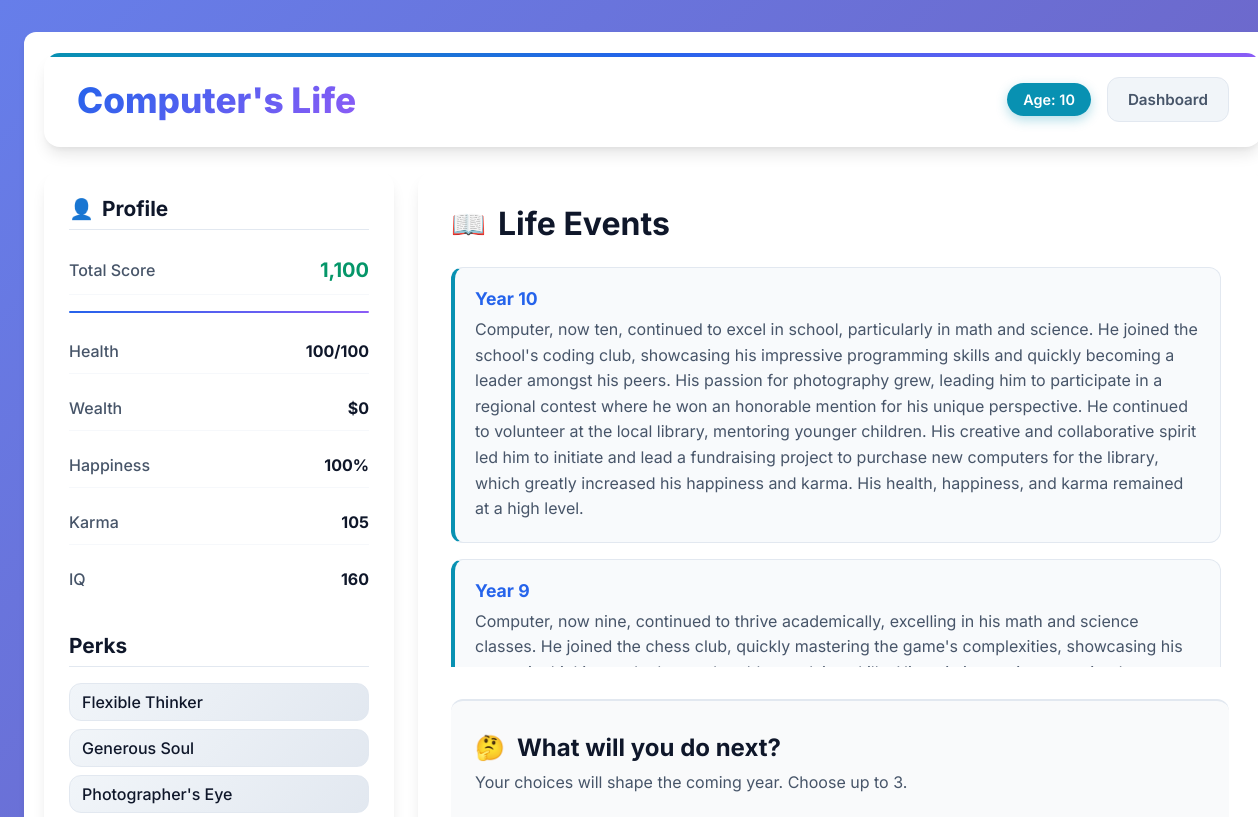
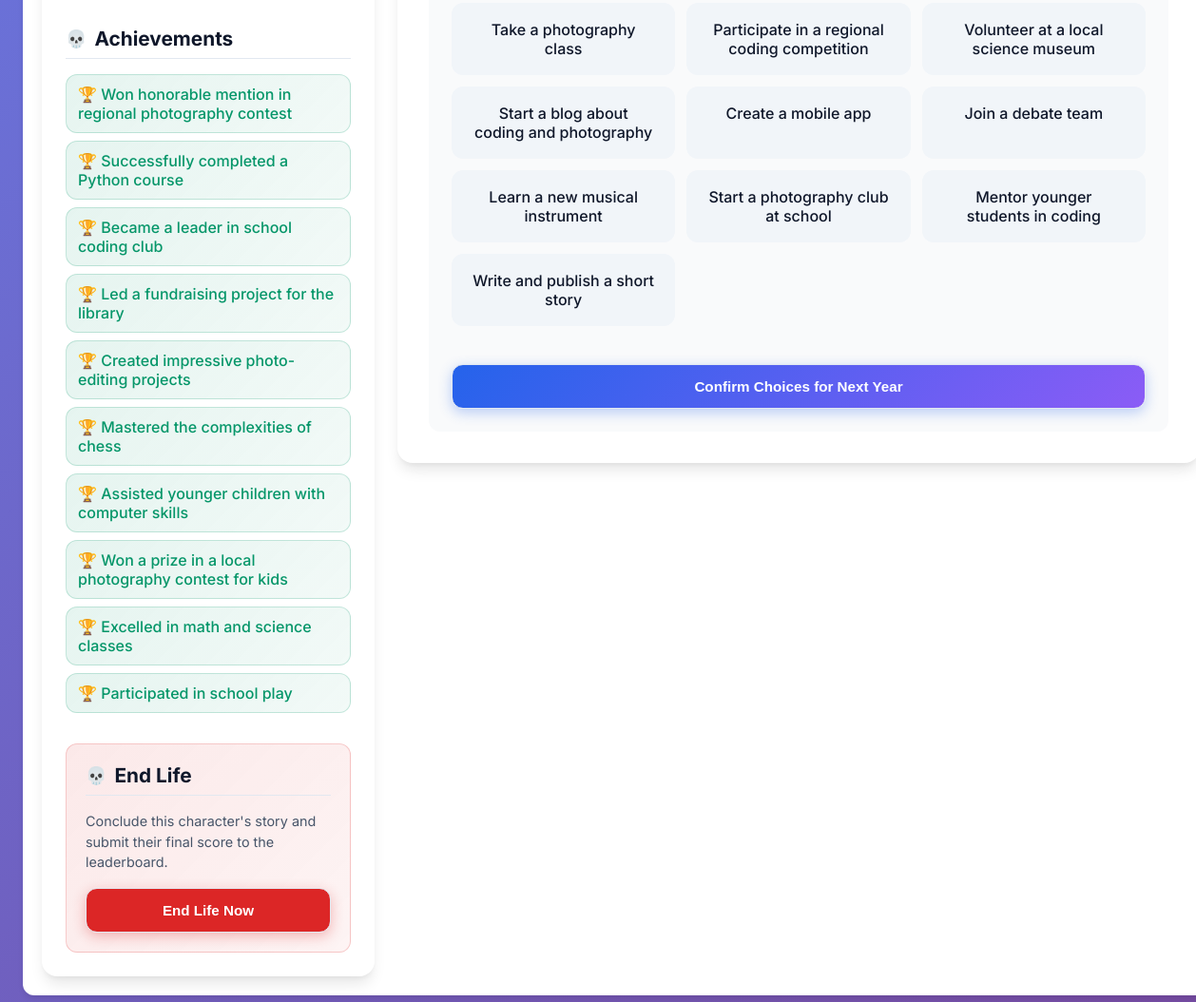
The page /life/3 (signed in) on the database its author committed (2 pictures, top to bottom).
### app.py (models this page shows)
class Character(db.Model):
    id = db.Column(db.Integer, primary_key=True)
    user_id = db.Column(db.Integer, db.ForeignKey('user.id'), nullable=False)
    name = db.Column(db.String(100), nullable=False)
    gender = db.Column(db.String(50), nullable=False)
    is_alive = db.Column(db.Boolean, default=True, nullable=False)
    age = db.Column(db.Integer, default=0)
    score = db.Column(db.Integer, default=0)
    events = db.relationship('LifeEvent', backref='character', lazy=True, cascade="all, delete-orphan")
    attributes = db.relationship('Attribute', backref='character', lazy=True, cascade="all, delete-orphan")
    perks = db.relationship('Perk', backref='character', lazy=True, cascade="all, delete-orphan")
    choices = db.relationship('Choice', backref='character', lazy=True, cascade="all, delete-orphan")
    achievements = db.relationship('Achievement', backref='character', lazy=True, cascade="all, delete-orphan")

class Attribute(db.Model):
    id = db.Column(db.Integer, primary_key=True)
    character_id = db.Column(db.Integer, db.ForeignKey('character.id'), nullable=False)
    year = db.Column(db.Integer, nullable=False)
    health = db.Column(db.Integer, default=100)
    wealth = db.Column(db.BigInteger, default=500) # Changed to BigInteger
    happiness = db.Column(db.Integer, default=75)
    karma = db.Column(db.Integer, default=0)
    iq = db.Column(db.Integer, default=100)

class Perk(db.Model):
    id = db.Column(db.Integer, primary_key=True)
    character_id = db.Column(db.Integer, db.ForeignKey('character.id'), nullable=False)
    name = db.Column(db.String(100), nullable=False)

class Achievement(db.Model):
    id = db.Column(db.Integer, primary_key=True)
    character_id = db.Column(db.Integer, db.ForeignKey('character.id'), nullable=False)
    description = db.Column(db.String(255), nullable=False)

class LifeEvent(db.Model):
    id = db.Column(db.Integer, primary_key=True)
    character_id = db.Column(db.Integer, db.ForeignKey('character.id'), nullable=False)
    year = db.Column(db.Integer, nullable=False)
    summary = db.Column(db.Text, nullable=False)

class Choice(db.Model):
    id = db.Column(db.Integer, primary_key=True)
    character_id = db.Column(db.Integer, db.ForeignKey('character.id'), nullable=False)
    description = db.Column(db.String(255), nullable=False)

### app.py (the view)
@app.route('/life/<int:character_id>')
@login_required
def life_view(character_id):
    character = Character.query.get_or_404(character_id)
    if character.user_id != current_user.id: return redirect(url_for('dashboard'))
    latest_attributes = Attribute.query.filter_by(character_id=character.id).order_by(Attribute.year.desc()).first()
    choices = Choice.query.filter_by(character_id=character.id).all()
    achievements = Achievement.query.filter_by(character_id=character.id).all()
    return render_template('life_view.html', character=character, attributes=latest_attributes, choices=[c.description for c in choices], achievements=achievements)

### app.py (called while the page is built)
@login_manager.user_loader
def load_user(user_id): return User.query.get(int(user_id))

### templates/life_view.html (shortened to what this page needs)
{% extends "base.html" %}
{% block content %}
<div class="life-view-container">
    <header class="life-header">
        <h1>{{ character.name }}'s Life</h1>
        <div class="header-actions">
            <span class="age-badge">Age: {{ character.age }}</span>
            <a href="{{ url_for('dashboard') }}" class="btn">Dashboard</a>
        </div>
    </header>
    <div class="life-layout">
        <aside class="attributes-panel">
            <h3>Profile</h3>
            <div class="attributes-list">
                <div class="attribute-item"><span>Total Score</span><span class="value score-value">{{ "{:,}".format(character.score) }}</span></div>
                <hr>
                <div class="attribute-item"><span>Health</span><span class="value">{{ attributes.health }}/100</span></div>
                <div class="attribute-item"><span>Wealth</span><span class="value">${{ "{:,.0f}".format(attributes.wealth) }}</span></div>
                <div class="attribute-item"><span>Happiness</span><span class="value">{{ attributes.happiness }}%</span></div>
                <div class="attribute-item"><span>Karma</span><span class="value">{{ attributes.karma }}</span></div>
                <div class="attribute-item"><span>IQ</span><span class="value">{{ attributes.iq }}</span></div>
            </div>
            <h4>Perks</h4>
            <ul class="perks-list">
                {% for perk in character.perks %}
                <li>{{ perk.name }}</li>
                {% endfor %}
            </ul>
            <h4>Achievements</h4>
            {% if achievements %}
            <ul class="achievements-list">
                {% for achievement in achievements %}
                <li>🏆 {{ achievement.description }}</li>
                {% endfor %}
            </ul>
            {% else %}
            <p class="no-items">None yet.</p>
            {% endif %}
            {% if character.is_alive %}
            <div class="end-life-section">
                <h4>End Life</h4>
                <p>Conclude this character's story and submit their final score to the leaderboard.</p>
                <form id="endLifeForm" action="{{ url_for('end_life', character_id=character.id) }}" method="POST">
                    <button type="submit" class="btn btn-logout btn-full">End Life Now</button>
                </form>
            </div>
            {% endif %}
        </aside>
        <main class="story-panel">
            <h2>Life Events</h2>
            <div class="events-log">
                {% for event in character.events|sort(attribute='year', reverse=True) %}
                <div class="event-entry">
                    <h4>Year {{ event.year }}</h4>
                    <p>{{ event.summary }}</p>
                </div>
                {% endfor %}
            </div>
            {% if character.is_alive %}
            <div class="choices-section">
                <h3>What will you do next?</h3>
                <p>Your choices will shape the coming year. Choose up to 3.</p>
                <form action="{{ url_for('advance_year', character_id=character.id) }}" method="POST" id="choicesForm">
                    <div class="selection-grid" id="choicesGrid">
                        {% for choice in choices %}
                        <div class="selection-item" data-value="{{ choice }}">{{ choice }}</div>
                        {% endfor %}
                    </div>
                    <button type="submit" class="btn btn-primary btn-full">Confirm Choices for Next Year</button>
                </form>
            </div>
            {% else %}
            <div class="choices-section end-of-life">
                <h3>The End of a Life</h3>
                <p>{{ character.name }}'s story has concluded. Their final score of {{ "{:,}".format(character.score) }} is now on the leaderboard.</p>
                <a href="{{ url_for('leaderboard') }}" class="btn">View Leaderboard</a>
            </div>
            {% endif %}
        </main>
    </div>
</div>
{% endblock %}

### static/css/style.css (style rules this page uses)
:root { --primary-color: #4f46e5; --primary-hover: #4338ca; --secondary-color: #111827; --text-color: #374151; --light-text: #6b7280; --bg-color: #f9fafb; --card-bg: #ffffff; --border-color: #e5e7eb; --success-color: #10b981; --danger-color: #ef4444; --info-color: #3b82f6; --warning-color: #f59e0b; }
body { font-family: 'Inter', sans-serif; background-color: var(--bg-color); color: var(--text-color); margin: 0; }
.btn { display: inline-block; padding: 0.75rem 1.5rem; border: none; border-radius: 0.5rem; font-size: 1rem; font-weight: 500; text-decoration: none; cursor: pointer; transition: all 0.2s ease; text-align: center; }
.btn-primary { background-color: var(--primary-color); color: white; }
.btn-logout { background-color: var(--danger-color); color: white; }
.btn-full { width: 100%; }
.selection-grid { display: grid; grid-template-columns: repeat(auto-fit, minmax(150px, 1fr)); gap: 1rem; margin-top: 1rem; }
.selection-item { background-color: var(--bg-color); border: 1px solid var(--border-color); border-radius: 0.5rem; padding: 1rem; text-align: center; font-weight: 500; cursor: pointer; transition: all 0.2s ease; }
.life-view-container { background: var(--card-bg); padding: 2rem; border-radius: 0.75rem; box-shadow: 0 4px 6px -1px rgba(0,0,0,0.1); }
.life-header { display: flex; justify-content: space-between; align-items: center; border-bottom: 1px solid var(--border-color); padding-bottom: 1rem; margin-bottom: 2rem; }
.life-header h1 { font-size: 2rem; color: var(--secondary-color); margin: 0; }
.header-actions { display: flex; align-items: center; gap: 1rem; }
.age-badge { background-color: var(--primary-color); color: white; padding: 0.5rem 1rem; border-radius: 999px; font-weight: 500; }
.life-layout { display: grid; grid-template-columns: 1fr 2fr; gap: 2rem; }
.attributes-panel { background-color: var(--bg-color); padding: 1.5rem; border-radius: 0.75rem; }
.attributes-panel h3, .attributes-panel h4 { margin-top: 0; margin-bottom: 1rem; color: var(--secondary-color); border-bottom: 1px solid var(--border-color); padding-bottom: 0.5rem; }
.attributes-panel h4 { margin-top: 1.5rem; }
.attribute-item { display: flex; justify-content: space-between; margin-bottom: 0.75rem; }
.attribute-item .value { font-weight: 700; }
.attribute-item .score-value { color: var(--primary-color); font-size: 1.25rem; }
.attributes-list hr { border: none; height: 1px; background-color: var(--border-color); margin: 1rem 0; }
.perks-list, .achievements-list { list-style: none; padding: 0; }
.perks-list li, .achievements-list li { margin-bottom: 0.5rem; }
.end-life-section { margin-top: 2rem; padding-top: 1.5rem; border-top: 1px solid var(--border-color); }
.end-life-section p { font-size: 0.875rem; color: var(--light-text); margin-bottom: 1rem; }
.story-panel h2 { margin-top: 0; }
.events-log { max-height: 500px; overflow-y: auto; padding-right: 1rem; }
.event-entry { margin-bottom: 1.5rem; padding-bottom: 1.5rem; border-bottom: 1px solid var(--border-color); }
.event-entry h4 { margin: 0 0 0.5rem 0; color: var(--primary-color); }
.choices-section { margin-top: 2rem; background-color: var(--bg-color); padding: 1.5rem; border-radius: 0.75rem; }

### rows shown on the page
Character: name "Computer", age "10", score "1,100"
Attribute: health "100", wealth "0", happiness "100", karma "105", iq "160"
Perk: name "Flexible Thinker"
Perk: name "Generous Soul"
Perk: name "Photographer's Eye"
Achievement: description "Won honorable mention in regional photography contest"
Achievement: description "Successfully completed a Python course"
Achievement: description "Became a leader in school coding club"
Achievement: description "Led a fundraising project for the library"
Achievement: description "Created impressive photo-editing projects"
Achievement: description "Mastered the complexities of chess"
Achievement: description "Assisted younger children with computer skills"
Achievement: description "Won a prize in a local photography contest for kids"
Achievement: description "Excelled in math and science classes"
Achievement: description "Participated in school play"
LifeEvent: year "10", summary "Computer, now ten, continued to excel in school, particularly in math and science. He joined the school's coding club, showcasing his impressive programming skills and quickly becoming a leader amongst his peers. His passion for photography grew, leading him to participate in a regional contest where he won an honorable mention for his unique perspective. He continued to volunteer at the local library, mentoring younger children. His creative and collaborative spirit led him to initiate and lead a fundraising project to purchase new computers for the library, which greatly increased his happiness and karma. His health, happiness, and karma remained at a high level."
LifeEvent: year "9", summary "Computer, now nine, continued to thrive academically, excelling in his math and science classes. He joined the chess club, quickly mastering the game's complexities, showcasing his…"
Choice: description "Take a photography class"
Choice: description "Participate in a regional coding competition"
Choice: description "Volunteer at a local science museum"
Choice: description "Start a blog about coding and photography"
Choice: description "Create a mobile app"
Choice: description "Join a debate team"
Choice: description "Learn a new musical instrument"
Choice: description "Start a photography club at school"
Choice: description "Mentor younger students in coding"
Choice: description "Write and publish a short story"
